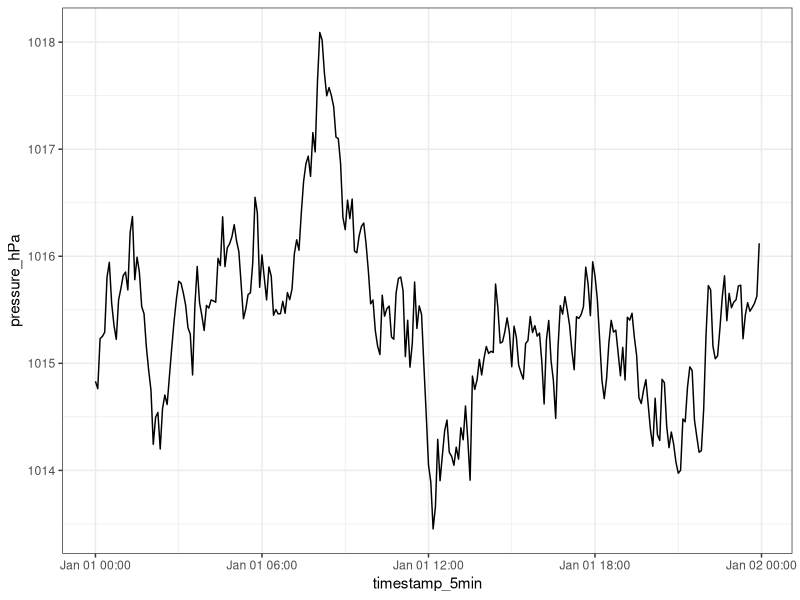

R code for this plot:
# scripts/mock_data_and_plot.R
# 2025-12-11

library(dplyr)
library(ggplot2)
library(lubridate)

# ダミーデータ生成（1日分、5分間隔）
set.seed(123)

times <- seq(
  from = ymd_hm("2025-01-01 00:00"),
  to   = ymd_hm("2025-01-01 23:55"),
  by   = "5 min"
)

n <- length(times)

df_env <- tibble(
  timestamp_5min = times,
  pressure_hPa   = 1015 + cumsum(rnorm(n, 0, 0.3)),
  temp_C         = 20 + sin(seq(0, 2*pi, length.out = n)) * 3 + rnorm(n, 0, 0.3),
  humid_pct      = 50 + rnorm(n, 0, 3)
)

# 簡単な気圧の時系列プロット
ggplot(df_env, aes(x = timestamp_5min, y = pressure_hPa)) +
  geom_line() +
  theme_bw()
